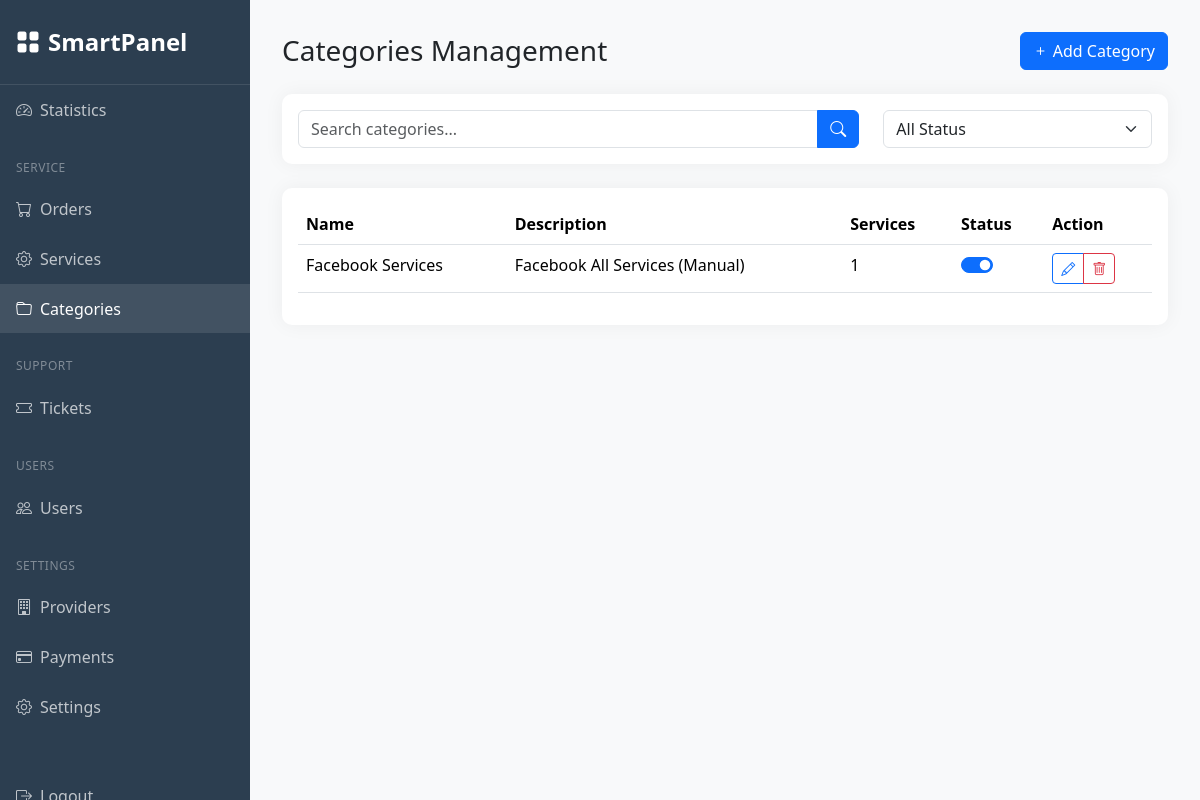
/managerdashboard/categories/ (signed in), run on the app's committed database.
### managerdashboard/models.py (models this page shows, shortened)
class ServiceCategory(models.Model):
    name = models.CharField(max_length=100, unique=True)
    description = models.TextField(blank=True, null=True)
    is_active = models.BooleanField(default=True)
    class Meta:
        ordering = ['name']
        verbose_name_plural = 'Service Categories'

### managerdashboard/views.py (the view)
# urls.py: path('categories/', views.categories, name='categories'),
@permission_required('authentication.is_manager', login_url='manager_login')
def categories(request):
    search_query = request.GET.get('search', '')
    status_filter = request.GET.get('status', '')
    categories = ServiceCategory.objects.all()
    if search_query:
        categories = categories.filter(
            Q(name__icontains=search_query) |
            Q(description__icontains=search_query)
        )
    if status_filter == 'active':
        categories = categories.filter(is_active=True)
    elif status_filter == 'inactive':
        categories = categories.filter(is_active=False)
    categories = categories.annotate(service_count=Count('services'))
    context = {
        'active_tab': 'categories',
        'categories': categories,
        'search_query': search_query,
        'status_filter': status_filter
    }
    return render(request, 'managerdashboard/categories.html', context)

### templates/managerdashboard/categories.html (shortened to what this page needs)
{% extends 'managerdashboard/base_dashboard.html' %}
{% load static %}
{% block dashboard_content %}
<div class="container-fluid p-0">
    <div class="d-flex justify-content-between align-items-center mb-4">
        <h1 class="h3 mb-0">Categories Management</h1>
        <button class="btn btn-primary" data-bs-toggle="modal" data-bs-target="#addCategoryModal">
            <i class="bi bi-plus"></i> Add Category
        </button>
    </div>
    <div class="card mb-4">
        <div class="card-body">
            <div class="row">
                <div class="col-md-8">
                    <div class="input-group">
                        <input type="text" class="form-control" id="categorySearch"
                               placeholder="Search categories...">
                        <button class="btn btn-primary">
                            <i class="bi bi-search"></i>
                        </button>
                    </div>
                </div>
                <div class="col-md-4">
                    <select class="form-select" id="statusFilter">
                        <option value="">All Status</option>
                    </select>
                </div>
            </div>
        </div>
    </div>
    <div class="card">
        <div class="card-body">
            <div class="table-responsive">
                <table class="table table-hover">
                    <thead>
                        <tr>
                            <th>Name</th>
                            <th>Description</th>
                            <th>Services</th>
                            <th>Status</th>
                            <th>Action</th>
                        </tr>
                    </thead>
                    <tbody>
                        {% for category in categories %}
                        <tr data-category-id="{{ category.id }}">
                            <td>{{ category.name }}</td>
                            <td>{{ category.description|default:"-" }}</td>
                            <td>{{ category.service_count }}</td>
                            <td>
                                <div class="form-check form-switch">
                                    <input class="form-check-input" type="checkbox"
                                           {% if category.is_active %}checked{% endif %}
                                           onchange="toggleCategoryStatus({{ category.id }})">
                                </div>
                            </td>
                            <td>
                                <div class="btn-group">
                                    <button class="btn btn-sm btn-outline-primary" onclick="editCategory({{ category.id }})">
                                        <i class="bi bi-pencil"></i>
                                    </button>
                                    <button class="btn btn-sm btn-outline-danger" onclick="deleteCategory({{ category.id }})">
                                        <i class="bi bi-trash"></i>
                                    </button>
                                </div>
                            </td>
                        </tr>
                        {% endfor %}
                    </tbody>
                </table>
            </div>
        </div>
    </div>
</div>
{% endblock %}

### static/css/style.css (style rules this page uses)
.table-responsive { overflow: visible !important; }
.table td { position: relative !important; }
.card { overflow: visible !important; }

### templates/managerdashboard/base_dashboard.html (style rules this page uses)
:root { --sidebar-width: 250px; }
body { background-color: #f8f9fa; }
.card { border: none; box-shadow: 0 0 20px rgba(0,0,0,0.05); border-radius: 10px; }

### data on the page
ServiceCategory: name "Facebook Services", description "Facebook All Services (Manual)", service_count "1", is_active "☑"
